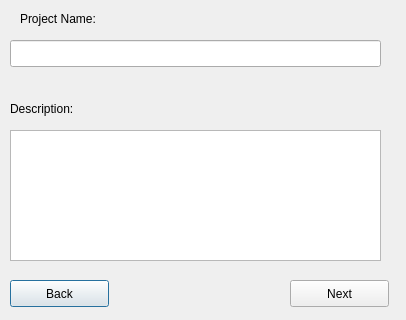
<?xml version="1.0" encoding="UTF-8"?>
<ui version="4.0">
 <class>CreateProject</class>
 <widget class="QDialog" name="CreateProject">
  <property name="geometry">
   <rect>
    <x>0</x>
    <y>0</y>
    <width>406</width>
    <height>320</height>
   </rect>
  </property>
  <property name="windowTitle">
   <string>Dialog</string>
  </property>
  <widget class="QPushButton" name="BackButton">
   <property name="geometry">
    <rect>
     <x>10</x>
     <y>280</y>
     <width>99</width>
     <height>27</height>
    </rect>
   </property>
   <property name="text">
    <string>Back</string>
   </property>
  </widget>
  <widget class="QPushButton" name="NextButton">
   <property name="geometry">
    <rect>
     <x>290</x>
     <y>280</y>
     <width>99</width>
     <height>27</height>
    </rect>
   </property>
   <property name="text">
    <string>Next</string>
   </property>
  </widget>
  <widget class="QTextEdit" name="DescriptionEdit">
   <property name="geometry">
    <rect>
     <x>10</x>
     <y>130</y>
     <width>371</width>
     <height>131</height>
    </rect>
   </property>
  </widget>
  <widget class="QLineEdit" name="NameEdit">
   <property name="geometry">
    <rect>
     <x>10</x>
     <y>40</y>
     <width>371</width>
     <height>27</height>
    </rect>
   </property>
  </widget>
  <widget class="QLabel" name="label">
   <property name="geometry">
    <rect>
     <x>20</x>
     <y>10</y>
     <width>111</width>
     <height>17</height>
    </rect>
   </property>
   <property name="text">
    <string>Project Name:</string>
   </property>
  </widget>
  <widget class="QLabel" name="label_2">
   <property name="geometry">
    <rect>
     <x>10</x>
     <y>100</y>
     <width>91</width>
     <height>17</height>
    </rect>
   </property>
   <property name="text">
    <string>Description:</string>
   </property>
  </widget>
 </widget>
 <resources/>
 <connections/>
</ui>
